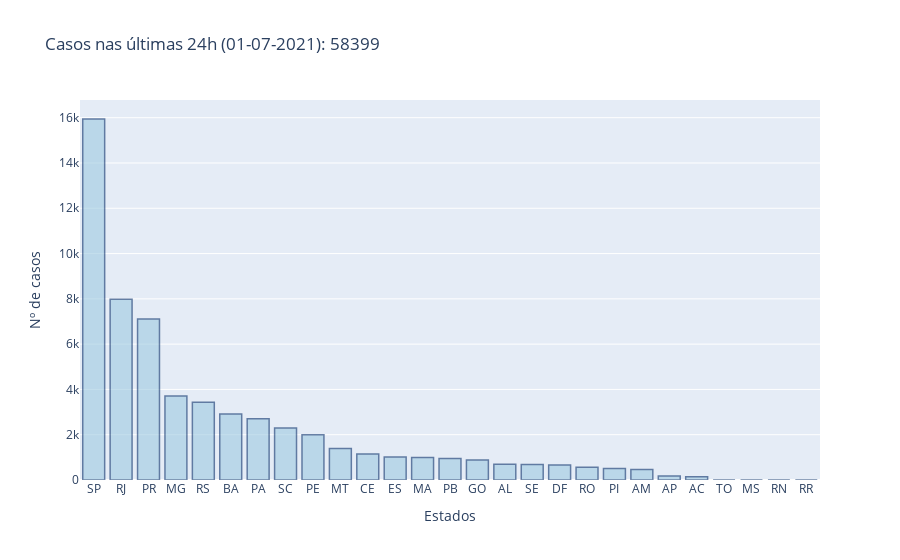

The cell this chart's notebook holds for it:
### Code cell
#Casos 24h
barra_vertical(x=df_estados_24h.state, y=df_estados_24h.newCases.sort_values(ascending=False), hovertext=df_estados_24h.state,
            title = "Casos nas últimas 24h (" + str(ontem_str) + "): " + str(df_estados_24h_soma.newCases), xaxis_title="Estados", yaxis_title="Nº de casos")

### Figure 1 — Plotly figure (JSON) as saved in the notebook; plotly's stock layout.template omitted (floating-point values rounded to 4 significant figures)
{"data": [{"hovertext": ["SP", "RJ", "PR", "MG", "RS", "BA", "PA", "SC", "PE", "MT", "CE", "ES", "MA", "PB", "GO", "AL", "SE", "DF", "RO", "PI", "AM", "AP", "AC", "TO", "MS", "RN", "RR"], "marker": {"color": "rgb(158,202,225)", "line": {"color": "rgb(8,48,107)", "width": 1.5}}, "opacity": 0.6, "type": "bar", "x": ["SP", "RJ", "PR", "MG", "RS", "BA", "PA", "SC", "PE", "MT", "CE", "ES", "MA", "PB", "GO", "AL", "SE", "DF", "RO", "PI", "AM", "AP", "AC", "TO", "MS", "RN", "RR"], "y": [15943, 7985, 7106, 3712, 3438, 2914, 2706, 2296, 1997, 1386, 1150, 1017, 990, 948, 885, 701, 690, 665, 566, 513, 462, 180, 149, 0, 0, 0, 0]}], "layout": {"hoverlabel": {"bgcolor": "white", "font": {"family": "Rockwell", "size": 16}}, "title": {"text": "Casos nas últimas 24h (01-07-2021): 58399"}, "xaxis": {"title": {"text": "Estados"}}, "yaxis": {"title": {"text": "Nº de casos"}}}}
